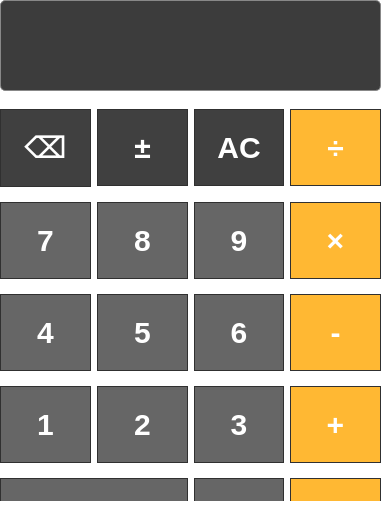
<?xml version="1.0" encoding="UTF-8"?>
<ui version="4.0">
 <class>MainWindow</class>
 <widget class="QMainWindow" name="MainWindow">
  <property name="geometry">
   <rect>
    <x>0</x>
    <y>0</y>
    <width>383</width>
    <height>523</height>
   </rect>
  </property>
  <property name="cursor">
   <cursorShape>OpenHandCursor</cursorShape>
  </property>
  <property name="windowTitle">
   <string>MainWindow</string>
  </property>
  <property name="styleSheet">
   <string notr="true">background: transparent;
border: none;
</string>
  </property>
  <widget class="QWidget" name="centralwidget">
   <widget class="QWidget" name="gridLayoutWidget">
    <property name="geometry">
     <rect>
      <x>0</x>
      <y>100</y>
      <width>381</width>
      <height>464</height>
     </rect>
    </property>
    <property name="styleSheet">
     <string notr="true">QPushButton {
    background-color: #007BFF;
    color: white;
    font-size: 16px;
    font-weight: bold;
    border-radius: 10px;
    padding: 10px 20px;
    border: none;
}

QPushButton:hover {
    background-color: #0056b3;
}

QPushButton:pressed {
    background-color: #004080;
}
</string>
    </property>
    <layout class="QGridLayout" name="gridLayout_2">
     <item row="4" column="0">
      <widget class="QPushButton" name="pushButton_4">
       <property name="styleSheet">
        <string notr="true">QPushButton {
    background-color: #666666;
    color: white;
    font-size: 30px;
    font-weight: bold;
    border: 1px solid #303030;
    border-radius: 0px;
    padding: 20px;
    min-width: 30px;
    min-height: 30px;
}

QPushButton:hover {
    background-color: #5A5A5A;
}

QPushButton:pressed {
    background-color: #6A6A6A;
}</string>
       </property>
       <property name="text">
        <string>4</string>
       </property>
      </widget>
     </item>
     <item row="5" column="3">
      <widget class="QPushButton" name="pushButton_plus">
       <property name="styleSheet">
        <string notr="true">QPushButton {
    background-color: #ffb833;
    color: white;
    font-size: 30px;
    font-weight: bold;
    border: 1px solid #303030;
    border-radius: 0px;
    padding: 20px;
    min-width: 30px;
    min-height: 30px;
}

QPushButton:hover {
    background-color: #5A5A5A;
}

QPushButton:pressed {
    background-color: #6A6A6A;
}</string>
       </property>
       <property name="text">
        <string>+</string>
       </property>
      </widget>
     </item>
     <item row="0" column="3">
      <widget class="QPushButton" name="pushButton_division">
       <property name="styleSheet">
        <string notr="true">QPushButton {
    background-color: #ffb833;
    color: white;
    font-size: 30px;
    font-weight: bold;
    border: 1px solid #303030;
    border-radius: 0px;
    padding: 20px;
    min-width: 30px;
    min-height: 30px;
}

QPushButton:hover {
    background-color: #5A5A5A;
}

QPushButton:pressed {
    background-color: #6A6A6A;
}</string>
       </property>
       <property name="text">
        <string>÷</string>
       </property>
      </widget>
     </item>
     <item row="5" column="0">
      <widget class="QPushButton" name="pushButton_1">
       <property name="styleSheet">
        <string notr="true">QPushButton {
    background-color: #666666;
    color: white;
    font-size: 30px;
    font-weight: bold;
    border: 1px solid #303030;
    border-radius: 0px;
    padding: 20px;
    min-width: 30px;
    min-height: 30px;
}

QPushButton:hover {
    background-color: #5A5A5A;
}

QPushButton:pressed {
    background-color: #6A6A6A;
}</string>
       </property>
       <property name="text">
        <string>1</string>
       </property>
      </widget>
     </item>
     <item row="6" column="2">
      <widget class="QPushButton" name="pushButton_dot">
       <property name="styleSheet">
        <string notr="true">QPushButton {
    background-color: #666666;
    color: white;
    font-size: 30px;
    font-weight: bold;
    border: 1px solid #303030;
    border-radius: 0px;
    padding: 20px;
    min-width: 30px;
    min-height: 30px;
}

QPushButton:hover {
    background-color: #5A5A5A;
}

QPushButton:pressed {
    background-color: #6A6A6A;
}</string>
       </property>
       <property name="text">
        <string>.</string>
       </property>
      </widget>
     </item>
     <item row="0" column="1">
      <widget class="QPushButton" name="pushButton_pm">
       <property name="styleSheet">
        <string notr="true">QPushButton {
    background-color: #404040;
    color: white;
    font-size: 30px;
    font-weight: bold;
    border: 1px solid #303030;
    border-radius: 0px;
    padding: 20px;
    min-width: 30px;
    min-height: 30px;
}


QPushButton:hover {
    background-color: #5A5A5A;
}

QPushButton:pressed {
    background-color: #6A6A6A;
}

</string>
       </property>
       <property name="text">
        <string>±</string>
       </property>
      </widget>
     </item>
     <item row="5" column="1">
      <widget class="QPushButton" name="pushButton_2">
       <property name="styleSheet">
        <string notr="true">QPushButton {
    background-color: #666666;
    color: white;
    font-size: 30px;
    font-weight: bold;
    border: 1px solid #303030;
    border-radius: 0px;
    padding: 20px;
    min-width: 30px;
    min-height: 30px;
}

QPushButton:hover {
    background-color: #5A5A5A;
}

QPushButton:pressed {
    background-color: #6A6A6A;
}</string>
       </property>
       <property name="text">
        <string>2</string>
       </property>
      </widget>
     </item>
     <item row="3" column="2">
      <widget class="QPushButton" name="pushButton_9">
       <property name="styleSheet">
        <string notr="true">QPushButton {
    background-color: #666666;
    color: white;
    font-size: 30px;
    font-weight: bold;
    border: 1px solid #303030;
    border-radius: 0px;
    padding: 20px;
    min-width: 30px;
    min-height: 30px;
}

QPushButton:hover {
    background-color: #5A5A5A;
}

QPushButton:pressed {
    background-color: #6A6A6A;
}</string>
       </property>
       <property name="text">
        <string>9</string>
       </property>
      </widget>
     </item>
     <item row="6" column="0" colspan="2">
      <widget class="QPushButton" name="pushButton_0">
       <property name="styleSheet">
        <string notr="true">QPushButton {
    background-color: #666666;
    color: white;
    font-size: 30px;
    font-weight: bold;
    border: 1px solid #303030;
    border-radius: 0px;
    padding: 20px;
    min-width: 30px;
    min-height: 30px;
}

QPushButton:hover {
    background-color: #5A5A5A;
}

QPushButton:pressed {
    background-color: #6A6A6A;
}</string>
       </property>
       <property name="text">
        <string>0</string>
       </property>
      </widget>
     </item>
     <item row="3" column="3">
      <widget class="QPushButton" name="pushButton_multiple">
       <property name="styleSheet">
        <string notr="true">QPushButton {
    background-color: #ffb833;
    color: white;
    font-size: 30px;
    font-weight: bold;
    border: 1px solid #303030;
    border-radius: 0px;
    padding: 20px;
    min-width: 30px;
    min-height: 30px;
}

QPushButton:hover {
    background-color: #5A5A5A;
}

QPushButton:pressed {
    background-color: #6A6A6A;
}</string>
       </property>
       <property name="text">
        <string>×</string>
       </property>
      </widget>
     </item>
     <item row="6" column="3">
      <widget class="QPushButton" name="pushButton_equal">
       <property name="styleSheet">
        <string notr="true">QPushButton {
    background-color: #ffb833;
    color: white;
    font-size: 30px;
    font-weight: bold;
    border: 1px solid #303030;
    border-radius: 0px;
    padding: 20px;
    min-width: 30px;
    min-height: 30px;
}

QPushButton:hover {
    background-color: #5A5A5A;
}

QPushButton:pressed {
    background-color: #6A6A6A;
}</string>
       </property>
       <property name="text">
        <string>=</string>
       </property>
      </widget>
     </item>
     <item row="3" column="0">
      <widget class="QPushButton" name="pushButton_7">
       <property name="styleSheet">
        <string notr="true">QPushButton {
    background-color: #666666;
    color: white;
    font-size: 30px;
    font-weight: bold;
    border: 1px solid #303030;
    border-radius: 0px;
    padding: 20px;
    min-width: 30px;
    min-height: 30px;
}

QPushButton:hover {
    background-color: #5A5A5A;
}

QPushButton:pressed {
    background-color: #6A6A6A;
}</string>
       </property>
       <property name="text">
        <string>7</string>
       </property>
      </widget>
     </item>
     <item row="3" column="1">
      <widget class="QPushButton" name="pushButton_8">
       <property name="styleSheet">
        <string notr="true">QPushButton {
    background-color: #666666;
    color: white;
    font-size: 30px;
    font-weight: bold;
    border: 1px solid #303030;
    border-radius: 0px;
    padding: 20px;
    min-width: 30px;
    min-height: 30px;
}

QPushButton:hover {
    background-color: #5A5A5A;
}

QPushButton:pressed {
    background-color: #6A6A6A;
}</string>
       </property>
       <property name="text">
        <string>8</string>
       </property>
      </widget>
     </item>
     <item row="5" column="2">
      <widget class="QPushButton" name="pushButton_3">
       <property name="styleSheet">
        <string notr="true">QPushButton {
    background-color: #666666;
    color: white;
    font-size: 30px;
    font-weight: bold;
    border: 1px solid #303030;
    border-radius: 0px;
    padding: 20px;
    min-width: 30px;
    min-height: 30px;
}

QPushButton:hover {
    background-color: #5A5A5A;
}

QPushButton:pressed {
    background-color: #6A6A6A;
}</string>
       </property>
       <property name="text">
        <string>3</string>
       </property>
      </widget>
     </item>
     <item row="4" column="1">
      <widget class="QPushButton" name="pushButton_5">
       <property name="styleSheet">
        <string notr="true">QPushButton {
    background-color: #666666;
    color: white;
    font-size: 30px;
    font-weight: bold;
    border: 1px solid #303030;
    border-radius: 0px;
    padding: 20px;
    min-width: 30px;
    min-height: 30px;
}

QPushButton:hover {
    background-color: #5A5A5A;
}

QPushButton:pressed {
    background-color: #6A6A6A;
}</string>
       </property>
       <property name="text">
        <string>5</string>
       </property>
      </widget>
     </item>
     <item row="4" column="3">
      <widget class="QPushButton" name="pushButton_minus">
       <property name="styleSheet">
        <string notr="true">QPushButton {
    background-color: #ffb833;
    color: white;
    font-size: 30px;
    font-weight: bold;
    border: 1px solid #303030;
    border-radius: 0px;
    padding: 20px;
    min-width: 30px;
    min-height: 30px;
}

QPushButton:hover {
    background-color: #5A5A5A;
}

QPushButton:pressed {
    background-color: #6A6A6A;
}</string>
       </property>
       <property name="text">
        <string>-</string>
       </property>
      </widget>
     </item>
     <item row="4" column="2">
      <widget class="QPushButton" name="pushButton_6">
       <property name="styleSheet">
        <string notr="true">QPushButton {
    background-color: #666666;
    color: white;
    font-size: 30px;
    font-weight: bold;
    border: 1px solid #303030;
    border-radius: 0px;
    padding: 20px;
    min-width: 30px;
    min-height: 30px;
}

QPushButton:hover {
    background-color: #5A5A5A;
}

QPushButton:pressed {
    background-color: #6A6A6A;
}</string>
       </property>
       <property name="text">
        <string>6</string>
       </property>
      </widget>
     </item>
     <item row="0" column="2">
      <widget class="QPushButton" name="pushButton_ac">
       <property name="styleSheet">
        <string notr="true">QPushButton {
    background-color: #404040;
    color: white;
    font-size: 30px;
    font-weight: bold;
    border: 1px solid #303030;
    border-radius: 0px;
    padding: 20px;
    min-width: 30px;
    min-height: 30px;
}


QPushButton:hover {
    background-color: #5A5A5A;
}

QPushButton:pressed {
    background-color: #6A6A6A;
}

</string>
       </property>
       <property name="text">
        <string>AC</string>
       </property>
      </widget>
     </item>
     <item row="0" column="0">
      <widget class="QPushButton" name="pushButton_percentage">
       <property name="styleSheet">
        <string notr="true">QPushButton {
    background-color: #404040;
    color: white;
    font-size: 30px;
    font-weight: bold;
    border: 1px solid #303030;
    border-radius: 0px;
    padding: 20px;
    min-width: 30px;
    min-height: 30px;
}


QPushButton:hover {
    background-color: #5A5A5A;
}

QPushButton:pressed {
    background-color: #6A6A6A;
}

</string>
       </property>
       <property name="text">
        <string>⌫</string>
       </property>
      </widget>
     </item>
    </layout>
   </widget>
   <widget class="QLineEdit" name="lineEdit">
    <property name="geometry">
     <rect>
      <x>0</x>
      <y>0</y>
      <width>381</width>
      <height>91</height>
     </rect>
    </property>
    <property name="styleSheet">
     <string notr="true">QLineEdit {
    color: white;
    font-size: 30px;
    font-weight: bold;
    border: 1px solid #303030;
    border-radius: 0px;
    background: rgba(38, 38, 38, 0.9);
    border: 1px solid #888;
    border-radius: 5px;
    padding: 5px;
}
</string>
    </property>
    <property name="text">
     <string/>
    </property>
    <property name="alignment">
     <set>Qt::AlignRight|Qt::AlignTrailing|Qt::AlignVCenter</set>
    </property>
   </widget>
  </widget>
  <widget class="QMenuBar" name="menubar">
   <property name="geometry">
    <rect>
     <x>0</x>
     <y>0</y>
     <width>383</width>
     <height>21</height>
    </rect>
   </property>
  </widget>
  <widget class="QStatusBar" name="statusbar"/>
 </widget>
 <resources/>
 <connections/>
</ui>
